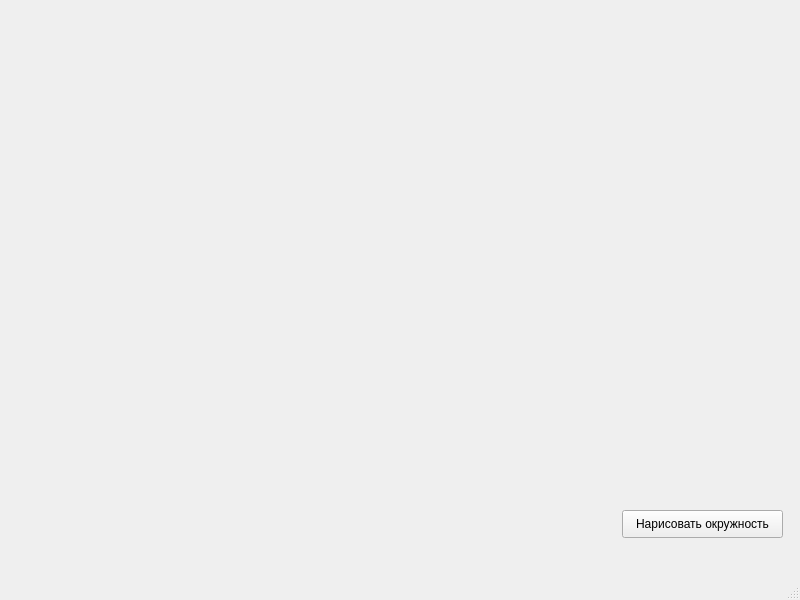
<?xml version="1.0" encoding="UTF-8"?>
<ui version="4.0">
 <class>MainWindow</class>
 <widget class="QMainWindow" name="MainWindow">
  <property name="geometry">
   <rect>
    <x>0</x>
    <y>0</y>
    <width>800</width>
    <height>600</height>
   </rect>
  </property>
  <property name="windowTitle">
   <string>MainWindow</string>
  </property>
  <widget class="QWidget" name="centralwidget">
   <widget class="QPushButton" name="pushButton">
    <property name="geometry">
     <rect>
      <x>622</x>
      <y>510</y>
      <width>161</width>
      <height>28</height>
     </rect>
    </property>
    <property name="text">
     <string>Нарисовать окружность</string>
    </property>
   </widget>
  </widget>
  <widget class="QMenuBar" name="menubar">
   <property name="geometry">
    <rect>
     <x>0</x>
     <y>0</y>
     <width>800</width>
     <height>26</height>
    </rect>
   </property>
  </widget>
  <widget class="QStatusBar" name="statusbar"/>
 </widget>
 <resources/>
 <connections/>
</ui>
